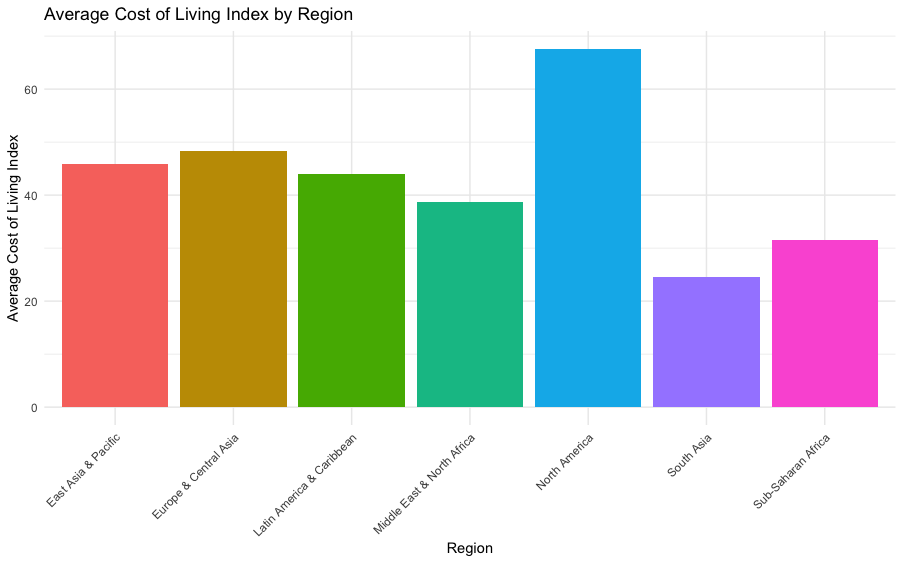

Recreate this plot in R.
View(df)

# installing packages
install.packages("countrycode")
install.packages("dplyr")
install.packages("ggplot2")
library(countrycode)
library(dplyr)
library(ggplot2)

# identifying regions
df$Region <- countrycode(df$Country, "country.name", "region")

# editing columns
df <- df %>%
  select(Rank, Country, Region, everything())

# average cost of living by region
regions <- split(df, df$Region)
cost_of_living_by_regions <- 
  aggregate(Cost.of.Living.Index ~ Region, data = df, FUN = mean)

# visualization
ggplot(cost_of_living_by_regions, aes(x = Region, y = Cost.of.Living.Index, fill = Region)) +
  geom_bar(stat = "identity") +
  labs(title = "Average Cost of Living Index by Region",
       x = "Region",
       y = "Average Cost of Living Index") +
  theme_minimal() +
  theme(axis.text.x = element_text(angle = 45, vjust = 1, hjust = 1),
        legend.position = "none")



                         
